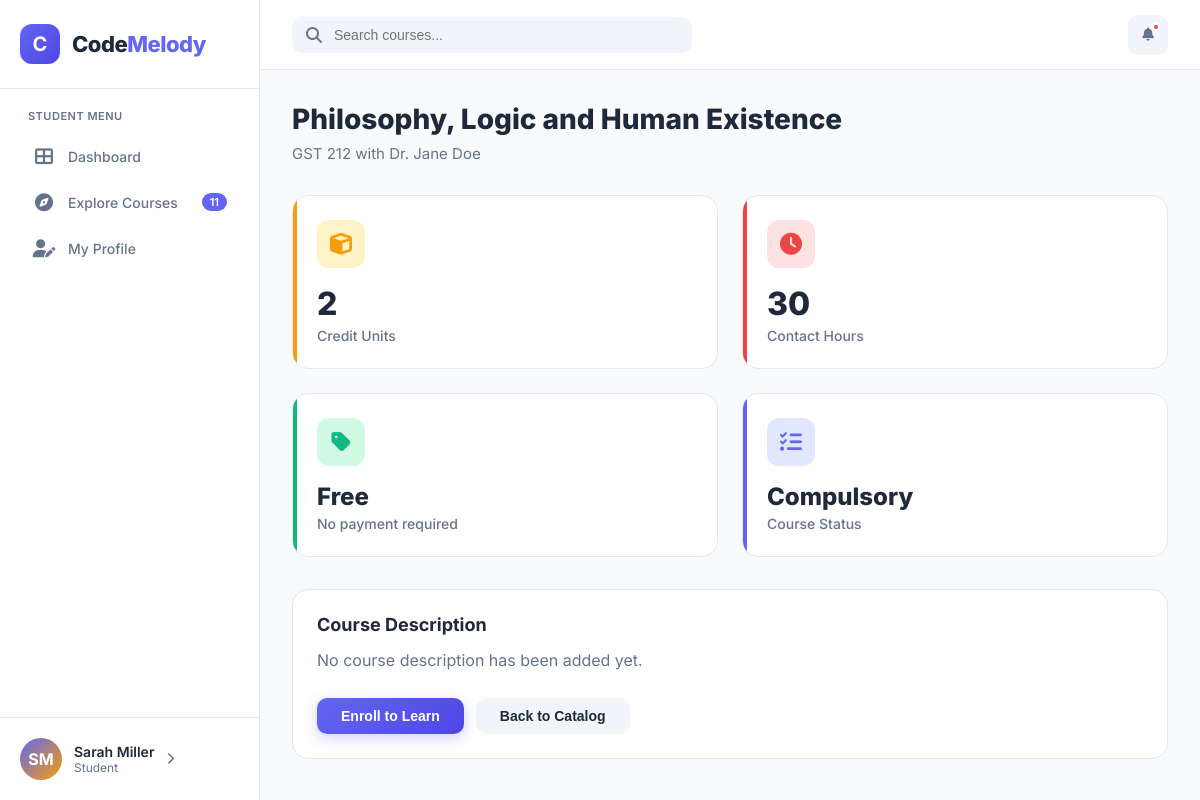
The app's page /courses/show.php?id=1 (signed in) with its own data.
### tables this page shows
CREATE TABLE users (
    id INT AUTO_INCREMENT PRIMARY KEY,
    email VARCHAR(255) UNIQUE NOT NULL,
    password VARCHAR(255) NOT NULL,
    full_name VARCHAR(100) NOT NULL,
    role ENUM('student', 'lecturer', 'admin') DEFAULT 'student',
    avatar_initials VARCHAR(2) DEFAULT 'CM',
    created_at TIMESTAMP DEFAULT CURRENT_TIMESTAMP
);

CREATE TABLE courses (
    id INT AUTO_INCREMENT PRIMARY KEY,
    code VARCHAR(20) NOT NULL,
    title VARCHAR(200) NOT NULL,
    credit_units INT NOT NULL,
    lecture_hours INT DEFAULT 0,
    practical_hours INT DEFAULT 0,
    status ENUM('compulsory', 'elective', 'required') DEFAULT 'compulsory',
    color_class VARCHAR(20) DEFAULT 'indigo',
    is_paid BOOLEAN DEFAULT FALSE,
    price DECIMAL(10,2) DEFAULT 0.00,
    is_active BOOLEAN DEFAULT TRUE,
    description TEXT,
    video_url VARCHAR(500),
    learning_content TEXT,
    created_at TIMESTAMP DEFAULT CURRENT_TIMESTAMP,
    lecturer_id INT,
    FOREIGN KEY (lecturer_id) REFERENCES users(id) ON DELETE SET NULL
);

### config/bootstrap.php (called while the page is built, shortened)
<?php
function app_url(string $path = ''): string {
    $base = defined('APP_BASE') ? APP_BASE : '';
    return rtrim($base, '/') . '/' . ltrim($path, '/');
}
function current_user(PDO $pdo): ?array {
    $stmt = $pdo->prepare('SELECT * FROM users WHERE id = ?');
    $stmt->execute([$_SESSION['user_id']]);
    return $stmt->fetch() ?: null;
}
function require_login(PDO $pdo): array {
    $user = current_user($pdo);
    return $user;
}
function metrics(PDO $pdo): array {
    $data = ['students' => 0, 'courses' => 0, 'units' => 0, 'hours' => 0, 'enrollments' => 0, 'users' => 0];
    try {
        $data['students'] = (int)$pdo->query('SELECT COUNT(*) FROM students')->fetchColumn();
        $data['courses'] = (int)$pdo->query('SELECT COUNT(*) FROM courses WHERE is_active = TRUE')->fetchColumn();
        $data['units'] = (int)$pdo->query('SELECT COALESCE(SUM(credit_units),0) FROM courses WHERE is_active = TRUE')->fetchColumn();
        $data['hours'] = (int)$pdo->query('SELECT COALESCE(SUM(lecture_hours + practical_hours),0) FROM courses WHERE is_active = TRUE')->fetchColumn();
        $data['users'] = (int)$pdo->query('SELECT COUNT(*) FROM users')->fetchColumn();
        $data['enrollments'] = (int)$pdo->query('SELECT COUNT(*) FROM enrollments')->fetchColumn();
    } catch (PDOException $e) {
    }
    return $data;
}

### courses/show.php (the view, shortened to what this page needs)
<?php
require_once __DIR__ . '/../config/bootstrap.php';
$user = require_login($pdo);
$student = $user['role'] === 'student' ? student_profile($pdo, (int)$user['id']) : null;
$id = (int)($_GET['id'] ?? 0);
$stmt = $pdo->prepare('SELECT c.*, u.full_name AS lecturer_name FROM courses c LEFT JOIN users u ON u.id = c.lecturer_id WHERE c.id = ? AND c.is_active = TRUE');
$stmt->execute([$id]);
$course = $stmt->fetch();
$isEnrolled = false;
if ($student) {
    $stmt = $pdo->prepare('SELECT COUNT(*) FROM enrollments WHERE student_id = ? AND course_id = ?');
    $stmt->execute([$student['id'], $id]);
    $isEnrolled = (bool)$stmt->fetchColumn();
}
require_once __DIR__ . '/../templates/header.php';
?>
<h1 class="page-title"><?php echo htmlspecialchars($course['title']); ?></h1>
<p class="page-subtitle"><?php echo htmlspecialchars($course['code']); ?> with <?php echo htmlspecialchars($course['lecturer_name'] ?? 'Unassigned lecturer'); ?></p>
<div class="stats-grid">
    <div class="stat-card courses"><div class="stat-header"><div class="stat-icon"><i class="fas fa-cube"></i></div></div><div class="stat-value"><?php echo (int)$course['credit_units']; ?></div><div class="stat-label">Credit Units</div></div>
    <div class="stat-card hours"><div class="stat-header"><div class="stat-icon"><i class="fas fa-clock"></i></div></div><div class="stat-value"><?php echo (int)$course['lecture_hours'] + (int)$course['practical_hours']; ?></div><div class="stat-label">Contact Hours</div></div>
    <div class="stat-card units"><div class="stat-header"><div class="stat-icon"><i class="fas fa-tag"></i></div></div><div class="stat-value" style="font-size:24px;"><?php echo !empty($course['is_paid']) ? 'Paid' : 'Free'; ?></div><div class="stat-label"><?php echo !empty($course['is_paid']) ? 'NGN ' . number_format((float)$course['price'], 2) : 'No payment required'; ?></div></div>
    <div class="stat-card students"><div class="stat-header"><div class="stat-icon"><i class="fas fa-list-check"></i></div></div><div class="stat-value" style="font-size:24px;"><?php echo ucfirst(htmlspecialchars($course['status'])); ?></div><div class="stat-label">Course Status</div></div>
</div>
<div class="card" style="padding:24px;">
    <h3 class="card-title" style="margin-bottom:12px;">Course Description</h3>
    <p style="color:var(--gray); line-height:1.7;"><?php echo nl2br(htmlspecialchars($course['description'] ?: 'No course description has been added yet.')); ?></p>
    <div style="display:flex; gap:12px; margin-top:24px;">
        <?php if ($user['role'] === 'student'): ?>
            <?php if ($isEnrolled): ?>
                <button class="btn btn-primary" onclick="window.location='<?php echo app_url('courses/learn.php?id=' . (int)$course['id']); ?>'">Start Learning</button>
                <form method="post" action="<?php echo app_url('courses/enroll.php'); ?>">
                    <input type="hidden" name="course_id" value="<?php echo (int)$course['id']; ?>">
                    <input type="hidden" name="action" value="unenroll">
                    <?php echo csrf_field(); ?>
                    <button class="btn btn-secondary" type="submit">Unenroll</button>
                </form>
            <?php else: ?>
                <form method="post" action="<?php echo app_url('courses/enroll.php'); ?>">
                    <button class="btn btn-primary" type="submit">Enroll to Learn</button>
                </form>
            <?php endif; ?>
        <?php else: ?>
            <button class="btn btn-primary" onclick="window.location='<?php echo app_url('courses/edit.php?id=' . (int)$course['id']); ?>'">Edit Course</button>
        <?php endif; ?>
        <button class="btn btn-secondary" onclick="window.location='<?php echo app_url('courses/index.php'); ?>'">Back to Catalog</button>
    </div>
</div>
<?php require_once __DIR__ . '/../templates/footer.php'; ?>

### templates/header.php (shortened to what this page needs)
<?php
$currentPath = trim(str_replace('\\', '/', parse_url($_SERVER['REQUEST_URI'], PHP_URL_PATH)), '/');
$m = metrics($pdo);
$role = $user['role'] ?? 'student';
$nav = [
    'admin' => [
        ['dashboard/admin.php', 'fa-th-large', 'Dashboard', null],
        ['courses/index.php', 'fa-book-open', 'Courses', $m['courses']],
        ['courses/create.php', 'fa-plus-circle', 'New Course', null],
        ['lecturers/index.php', 'fa-chalkboard-user', 'Lecturers', null],
        ['students/index.php', 'fa-users', 'Students', $m['students']],
        ['students/create.php', 'fa-user-plus', 'New Student', null],
    ],
    'lecturer' => [
        ['dashboard/lecturer.php', 'fa-th-large', 'Dashboard', null],
        ['courses/index.php', 'fa-book-open', 'My Courses', $m['courses']],
        ['courses/create.php', 'fa-plus-circle', 'New Course', null],
        ['students/index.php', 'fa-users', 'Students', $m['students']],
    ],
    'student' => [
        ['dashboard/student.php', 'fa-th-large', 'Dashboard', null],
        ['courses/index.php', 'fa-compass', 'Explore Courses', $m['courses']],
        ['students/edit.php', 'fa-user-pen', 'My Profile', null],
    ],
];
?>
<!DOCTYPE html>
<html lang="en">
<head>
    <link rel="stylesheet" href="https://cdnjs.cloudflare.com/ajax/libs/font-awesome/6.4.0/css/all.min.css">
    <link rel="stylesheet" href="<?php echo app_url('assets/css/dashboard.css'); ?>">
</head>
<body>
<aside class="sidebar" id="sidebar">
    <div class="sidebar-header">
        <div class="logo">C</div>
        <div class="logo-text">Code<span>Melody</span></div>
    </div>
    <div class="nav-section">
        <div class="nav-label"><?php echo ucfirst(htmlspecialchars($role)); ?> Menu</div>
        <?php foreach ($nav[$role] as $item): ?>
            <?php $active = str_ends_with($currentPath, $item[0]); ?>
            <a href="<?php echo app_url($item[0]); ?>" class="nav-item <?php echo $active ? 'active' : ''; ?>">
                <i class="fas <?php echo $item[1]; ?>"></i><span><?php echo htmlspecialchars($item[2]); ?></span>
                <?php if ($item[3] !== null): ?><span class="nav-badge"><?php echo (int)$item[3]; ?></span><?php endif; ?>
            </a>
        <?php endforeach; ?>
    </div>
    <div class="user-profile" onclick="window.location='<?php echo app_url('auth/logout.php'); ?>'">
        <div class="user-avatar"><?php echo htmlspecialchars($user['avatar_initials'] ?? avatar_initials($user['full_name'] ?? 'User')); ?></div>
        <div class="user-info">
            <h4><?php echo htmlspecialchars($user['full_name'] ?? 'User'); ?></h4>
            <p><?php echo ucfirst(htmlspecialchars($role)); ?></p>
        </div>
        <i class="fas fa-chevron-right" style="color: var(--gray); font-size: 12px;"></i>
    </div>
</aside>
<main class="main-content">
    <header class="header">
        <div class="header-left">
            <div class="search-bar" id="globalSearch">
                <i class="fas fa-search"></i>
                <input type="text" placeholder="Search courses..." id="searchInput" autocomplete="off">
            </div>
        </div>
        <div class="header-right">
            <div class="notification-wrapper" id="notificationWrapper">
                <button class="header-btn" id="notificationBell" onclick="toggleNotifications()">
                    <i class="fas fa-bell"></i>
                    <span class="notification-dot" id="notificationDot"></span>
                </button>
            </div>
        </div>
    </header>
    <div class="content" id="<?php echo htmlspecialchars($contentId ?? ''); ?>">

### records on screen
users: role "STUDENT", avatar_initials "SM", full_name "Sarah Miller", role "Student"
courses: title "Philosophy, Logic and Human Existence", code "GST 212", lecturer.full_name "Dr. Jane Doe", credit_units "2", lecture_hours "30", status "Compulsory", description "No course description has been added yet."

### other values on screen
$item[2] "Dashboard"
$item[2] "Explore Courses"
$item[3] "11"
$item[2] "My Profile"
